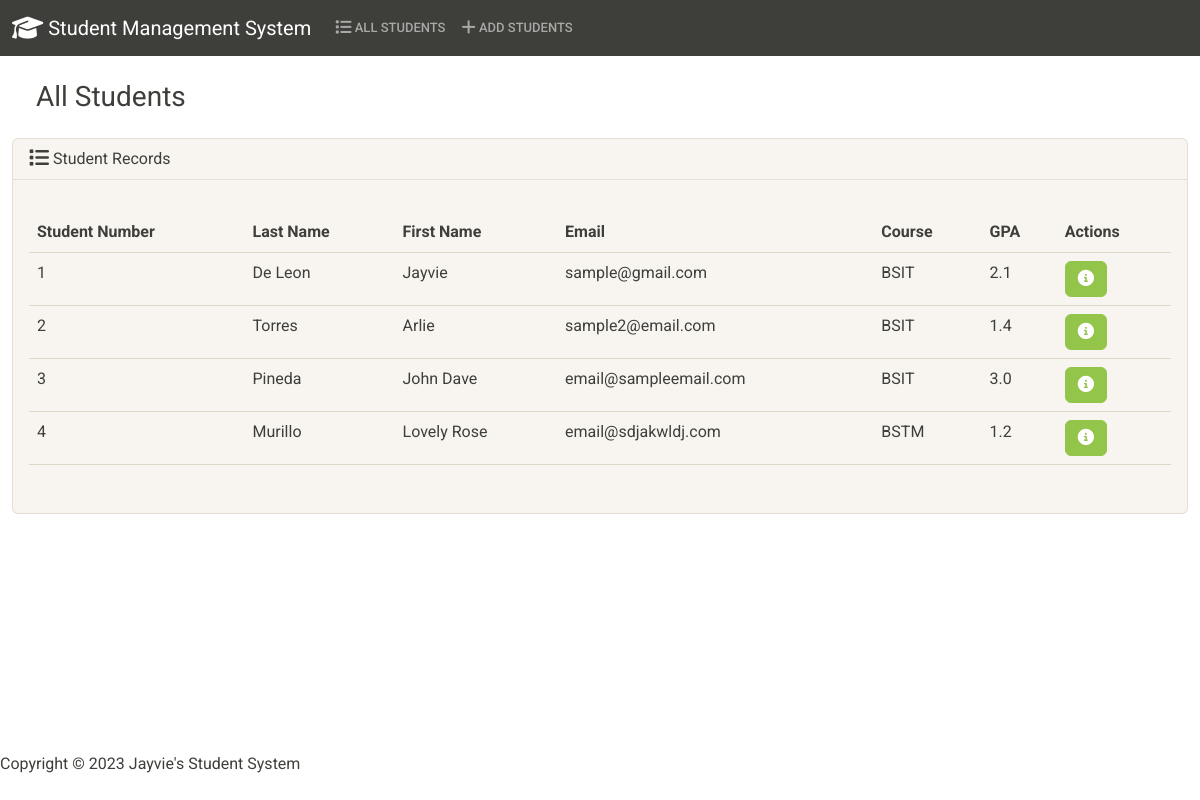
Before: / with the older database file.
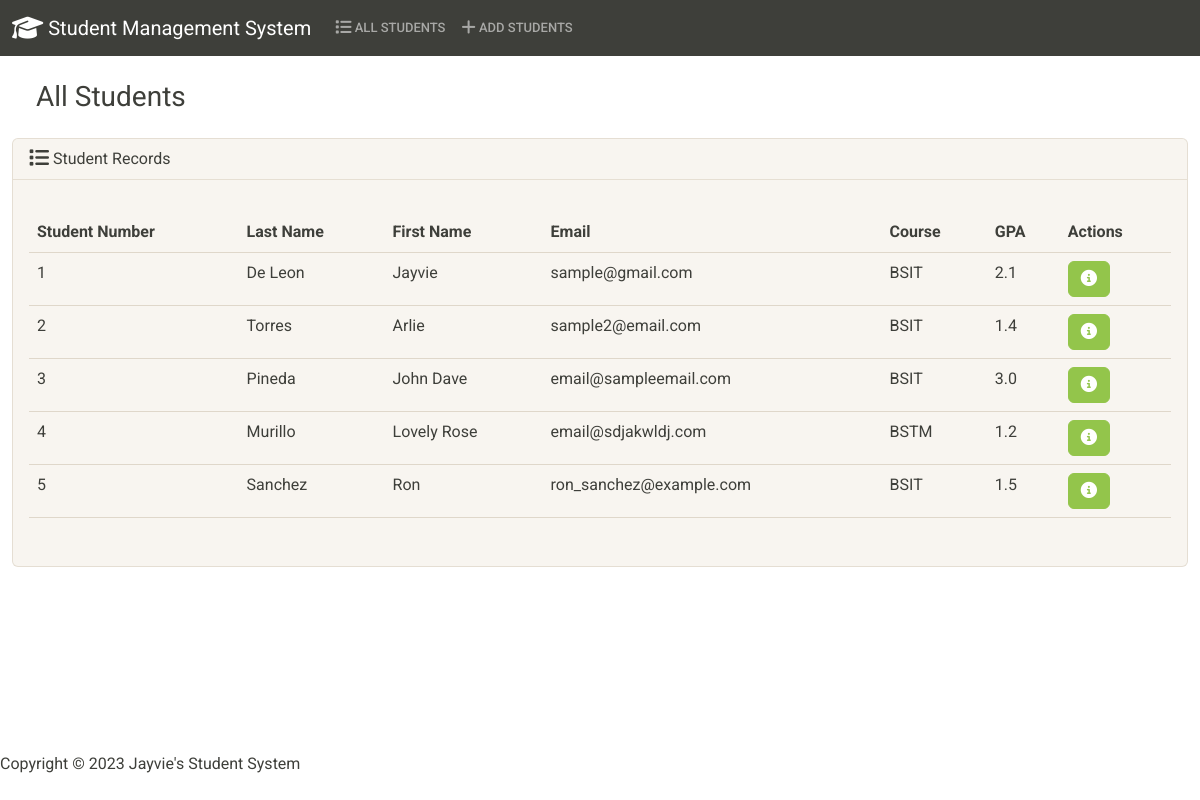
After: the same page with the newer database file.
### students/models.py (models this page shows, shortened)
class Student(models.Model):
    student_number = models.PositiveBigIntegerField()
    first_name = models.CharField(max_length=50)
    last_name = models.CharField(max_length=50)
    email = models.EmailField(max_length=100)
    course = models.CharField(max_length=50)
    gpa = models.FloatField()

### students/views.py (the view)
# urls.py: path('', views.index, name='index'),
def index(request):
    return render(request, 'students/index.html',{
        'students': Student.objects.all()
        })

### students/templates/students/index.html (shortened to what this page needs)
{% extends 'students/base.html' %}
{% block body %}
<h3 class="m-4">All Students</h3>
<div class="row">
  <div class="col=12">
    {% if students %}
    <div class="card bg-light mg-4 mb-4">
      <div class="card-header">
        <i class="fa-solid fa-list fa-lg"></i> Student Records
      </div>
      <div class="card-body">
        <p class="card-text">
          <div class="table-responsive">
            <table class="table table-hover">
              <thead>
                <tr>
                  <th scope="col">Student Number</th>
                  <th scope="col">Last Name</th>
                  <th scope="col">First Name</th>
                  <th scope="col">Email</th>
                  <th scope="col">Course</th>
                  <th scope="col">GPA </th>
                  <th scope="col">Actions</th>
                </tr>
              </thead>
              <tbody>
                {% for student in students %}
                <tr>
                  <td>{{ student.student_number }}</td>
                  <td>{{ student.last_name }}</td>
                  <td>{{ student.first_name }}</td>
                  <td>{{ student.email }}</td>
                  <td>{{ student.course }}</td>
                  <td>{{ student.gpa }}</td>
                  <td>
                    <button type="button" class="btn btn-success me-1" href="{% url 'view_student' student.id %}" data-bs-toggle="modal" data-bs-target="#myModal{{student.id}}"></button>
                  </td>
                </tr>
                {% endfor %}
              </tbody>
            </table>
          </div>
        </p>
      </div>
    </div>
    {% else %}
    <h5 class="alert alert-primary ms-4 me-4">No Student</h5>
    {% endif %}
  </div>
</div>
  {% endblock %}

Changed rows visible on the page:
added Student: student_number "5", last_name "Sanchez", first_name "Ron", email "ron_sanchez@example.com", course "BSIT", gpa "1.5"
